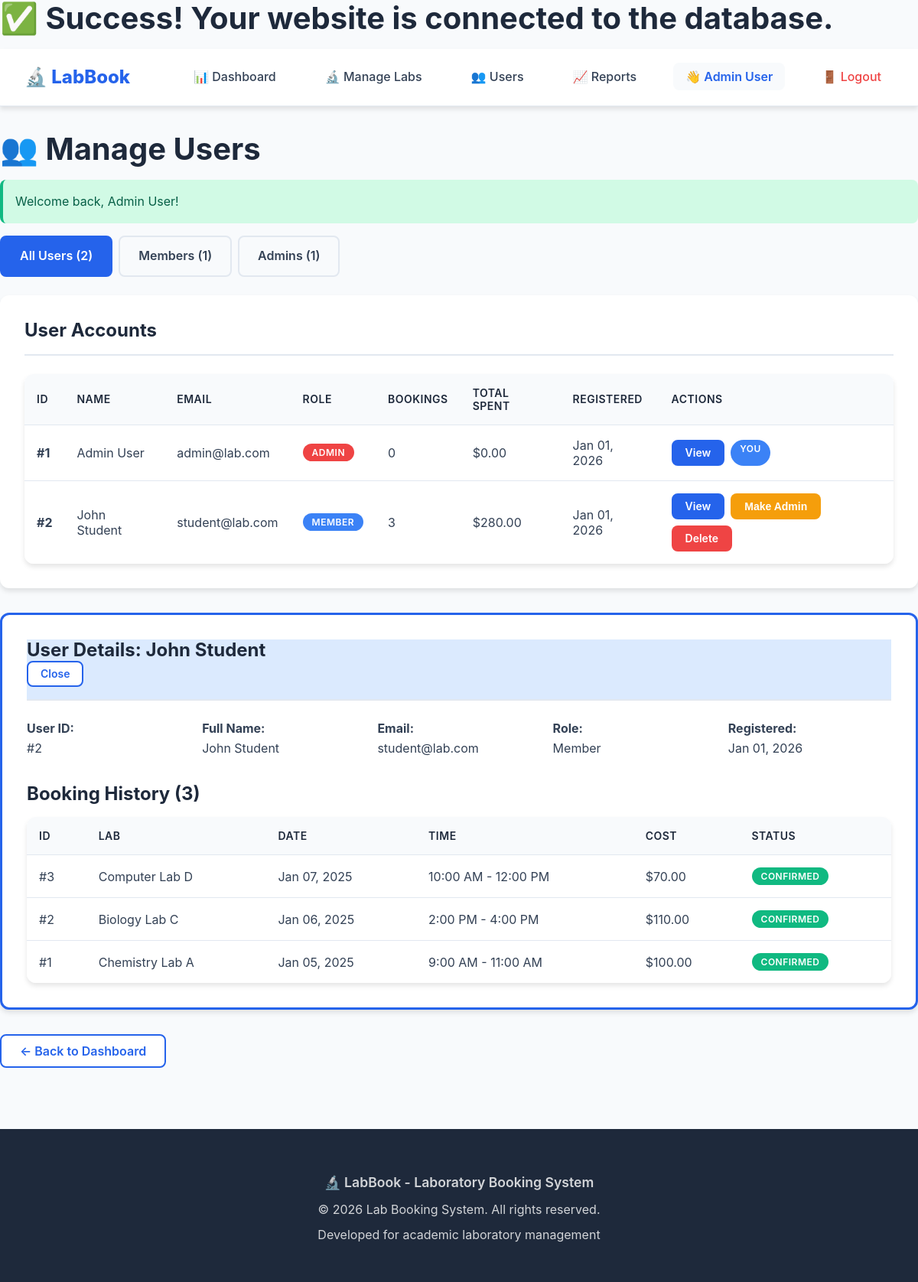
The page /admin/manage_users.php?view=2 (signed in) on the database its author committed.
### tables this page shows
CREATE TABLE users (
    id INT AUTO_INCREMENT PRIMARY KEY,
    full_name VARCHAR(100) NOT NULL,
    email VARCHAR(100) UNIQUE NOT NULL,
    password VARCHAR(255) NOT NULL COMMENT 'Bcrypt hashed password',
    role ENUM('member', 'admin') DEFAULT 'member',
    created_at TIMESTAMP DEFAULT CURRENT_TIMESTAMP,
    updated_at TIMESTAMP DEFAULT CURRENT_TIMESTAMP ON UPDATE CURRENT_TIMESTAMP,
    
     
    INDEX idx_email (email),
    INDEX idx_role (role)
);

CREATE TABLE bookings (
    id INT AUTO_INCREMENT PRIMARY KEY,
    user_id INT NOT NULL,
    lab_id INT NOT NULL,
    booking_date DATE NOT NULL,
    start_time TIME NOT NULL,
    end_time TIME NOT NULL,
    purpose TEXT COMMENT 'Purpose of booking',
    total_cost DECIMAL(10, 2) NOT NULL DEFAULT 0.00,
    status ENUM('pending', 'confirmed', 'cancelled', 'completed') DEFAULT 'confirmed',
    created_at TIMESTAMP DEFAULT CURRENT_TIMESTAMP,
    updated_at TIMESTAMP DEFAULT CURRENT_TIMESTAMP ON UPDATE CURRENT_TIMESTAMP,
    
     
    FOREIGN KEY (user_id) REFERENCES users(id) ON DELETE CASCADE,
    FOREIGN KEY (lab_id) REFERENCES labs(id) ON DELETE CASCADE,
    
     
    UNIQUE KEY unique_booking (lab_id, booking_date, start_time),
    
     
    INDEX idx_user_id (user_id),
    INDEX idx_lab_id (lab_id),
    INDEX idx_booking_date (booking_date),
    INDEX idx_status (status)
);

CREATE TABLE labs (
    id INT AUTO_INCREMENT PRIMARY KEY,
    name VARCHAR(100) NOT NULL,
    description TEXT,
    capacity INT NOT NULL COMMENT 'Maximum number of people',
    equipment TEXT COMMENT 'Available equipment (comma-separated)',
    image_url VARCHAR(255) DEFAULT NULL,
    hourly_rate DECIMAL(10, 2) NOT NULL DEFAULT 0.00 COMMENT 'Cost per hour',
    status ENUM('active', 'inactive', 'maintenance') DEFAULT 'active',
    created_at TIMESTAMP DEFAULT CURRENT_TIMESTAMP,
    updated_at TIMESTAMP DEFAULT CURRENT_TIMESTAMP ON UPDATE CURRENT_TIMESTAMP,
    
     
    INDEX idx_status (status)
);

### admin/manage_users.php (the view, shortened to what this page needs)
<?php
require_once '../includes/db_connect.php';
require_once '../includes/functions.php';
$filter = $_GET['filter'] ?? 'all';
$whereClause = "1=1";
$stmt = $pdo->query("
    SELECT u.*,
           COUNT(b.id) as booking_count,
           SUM(CASE WHEN b.status != 'cancelled' THEN b.total_cost ELSE 0 END) as total_spent
    FROM users u
    LEFT JOIN bookings b ON u.id = b.user_id
    WHERE {$whereClause}
    GROUP BY u.id
    ORDER BY u.created_at DESC
");
$users = $stmt->fetchAll();
$stmt = $pdo->query("SELECT COUNT(*) as total FROM users");
$totalUsers = $stmt->fetch()['total'];
$stmt = $pdo->query("SELECT COUNT(*) as total FROM users WHERE role = 'member'");
$memberCount = $stmt->fetch()['total'];
$stmt = $pdo->query("SELECT COUNT(*) as total FROM users WHERE role = 'admin'");
$adminCount = $stmt->fetch()['total'];
$viewUser = null;
$userBookings = [];
if (isset($_GET['view'])) {
    $stmt = $pdo->prepare("SELECT * FROM users WHERE id = ?");
    $stmt->execute([$_GET['view']]);
    $viewUser = $stmt->fetch();
    if ($viewUser) {
        $stmt = $pdo->prepare("
            SELECT b.*, l.name as lab_name
            FROM bookings b
            JOIN labs l ON b.lab_id = l.id
            WHERE b.user_id = ?
            ORDER BY b.booking_date DESC
            LIMIT 20
        ");
        $stmt->execute([$viewUser['id']]);
        $userBookings = $stmt->fetchAll();
    }
}
?>
<!DOCTYPE html>
<html lang="en">
<head>
    <link rel="stylesheet" href="../assets/css/style.css">
</head>
<body>
    <?php include '../includes/header.php'; ?>
    <main class="container" style="padding: 2rem 0;">
        <h1>👥 Manage Users</h1>
        <?php displayFlash(); ?>
        <div class="filter-tabs">
            <a href="manage_users.php?filter=all" class="filter-tab <?php echo $filter === 'all' ? 'active' : ''; ?>">
                All Users (<?php echo $totalUsers; ?>)
            </a>
            <a href="manage_users.php?filter=members" class="filter-tab <?php echo $filter === 'members' ? 'active' : ''; ?>">
                Members (<?php echo $memberCount; ?>)
            </a>
            <a href="manage_users.php?filter=admins" class="filter-tab <?php echo $filter === 'admins' ? 'active' : ''; ?>">
                Admins (<?php echo $adminCount; ?>)
            </a>
        </div>
        <div class="card">
            <div class="card-header">
                <h2 class="card-title">User Accounts</h2>
            </div>
            <div class="table-container">
                <table>
                    <thead>
                        <tr>
                            <th>ID</th>
                            <th>Name</th>
                            <th>Email</th>
                            <th>Role</th>
                            <th>Bookings</th>
                            <th>Total Spent</th>
                            <th>Registered</th>
                            <th>Actions</th>
                        </tr>
                    </thead>
                    <tbody>
                        <?php foreach ($users as $user): ?>
                        <tr>
                            <td><strong>#<?php echo $user['id']; ?></strong></td>
                            <td><?php echo htmlspecialchars($user['full_name']); ?></td>
                            <td><?php echo htmlspecialchars($user['email']); ?></td>
                            <td>
                                <?php if ($user['role'] === 'admin'): ?>
                                    <span class="badge badge-danger">Admin</span>
                                <?php else: ?>
                                    <span class="badge badge-info">Member</span>
                                <?php endif; ?>
                            </td>
                            <td><?php echo $user['booking_count']; ?></td>
                            <td><?php echo formatCurrency($user['total_spent'] ?? 0); ?></td>
                            <td><?php echo formatDate($user['created_at']); ?></td>
                            <td>
                                <div style="display: flex; gap: 0.5rem; flex-wrap: wrap;">
                                    <a href="manage_users.php?view=<?php echo $user['id']; ?>" class="btn btn-primary btn-sm">
                                        View
                                    </a>
                                    <?php if ($user['id'] != getCurrentUserId()): ?>
                                        <form method="POST" style="display: inline;">
                                            <button type="submit" name="change_role" class="btn btn-warning btn-sm"
                                                    onclick="return confirm('Change this user\'s role?')">
                                                Make <?php echo $user['role'] === 'admin' ? 'Member' : 'Admin'; ?>
                                            </button>
                                        </form>
                                        <a href="manage_users.php?delete=<?php echo $user['id']; ?>"
                                           class="btn btn-danger btn-sm"
                                           onclick="return confirm('Delete this user? All their bookings will also be deleted!')">
                                            Delete
                                        </a>
                                    <?php else: ?>
                                        <span class="badge badge-info">You</span>
                                    <?php endif; ?>
                                </div>
                            </td>
                        </tr>
                        <?php endforeach; ?>
                    </tbody>
                </table>
            </div>
        </div>
        <?php if ($viewUser): ?>
        <div class="card" style="border: 3px solid var(--primary-color);">
            <div class="card-header" style="background: var(--primary-light);">
                <h2 class="card-title">User Details: <?php echo htmlspecialchars($viewUser['full_name']); ?></h2>
                <a href="manage_users.php" class="btn btn-secondary btn-sm">Close</a>
            </div>
            <div style="display: grid; grid-template-columns: repeat(auto-fit, minmax(200px, 1fr)); gap: 1rem; margin-bottom: 2rem;">
                <div>
                    <strong>User ID:</strong><br>
                    #<?php echo $viewUser['id']; ?>
                </div>
                <div>
                    <strong>Full Name:</strong><br>
                    <?php echo htmlspecialchars($viewUser['full_name']); ?>
                </div>
                <div>
                    <strong>Email:</strong><br>
                    <?php echo htmlspecialchars($viewUser['email']); ?>
                </div>
                <div>
                    <strong>Role:</strong><br>
                    <?php echo ucfirst($viewUser['role']); ?>
                </div>
                <div>
                    <strong>Registered:</strong><br>
                    <?php echo formatDate($viewUser['created_at']); ?>
                </div>
            </div>
            <h3>Booking History (<?php echo count($userBookings); ?>)</h3>
            <?php if (empty($userBookings)): ?>
                <p style="text-align: center; padding: 2rem; color: var(--text-light);">No bookings yet</p>
            <?php else: ?>
                <div class="table-container">
                    <table>
                        <thead>
                            <tr>
                                <th>ID</th>
                                <th>Lab</th>
                                <th>Date</th>
                                <th>Time</th>
                                <th>Cost</th>
                                <th>Status</th>
                            </tr>
                        </thead>
                        <tbody>
                            <?php foreach ($userBookings as $booking): ?>
                            <tr>
                                <td>#<?php echo $booking['id']; ?></td>
                                <td><?php echo htmlspecialchars($booking['lab_name']); ?></td>
                                <td><?php echo formatDate($booking['booking_date']); ?></td>
                                <td><?php echo formatTime($booking['start_time']); ?> - <?php echo formatTime($booking['end_time']); ?></td>
                                <td><?php echo formatCurrency($booking['total_cost']); ?></td>
                                <td><?php echo displayStatusBadge($booking['status']); ?></td>
                            </tr>
                            <?php endforeach; ?>
                        </tbody>
                    </table>
                </div>
            <?php endif; ?>
        </div>
        <?php endif; ?>
        <a href="dashboard.php" class="btn btn-secondary">← Back to Dashboard</a>
    </main>
    <?php include '../includes/footer.php'; ?>
</body>
</html>

### includes/functions.php (shortened to what this page needs)
<?php
function clean($data) {
    $data = trim($data);
    $data = stripslashes($data);
    $data = htmlspecialchars($data, ENT_QUOTES, 'UTF-8');
    return $data;
}
function getCurrentUserId() {
    return $_SESSION['user_id'] ?? null;
}
function displayFlash() {
    if (isset($_SESSION['flash_message'])) {
        $message = clean($_SESSION['flash_message']);
        $type = $_SESSION['flash_type'] ?? 'info';
        $alertClass = 'alert-info';
        switch($type) {
            case 'success':
                $alertClass = 'alert-success';
                break;
        }
        echo "<div class='alert {$alertClass}'>{$message}</div>";
    }
}
function formatCurrency($amount) {
    return '$' . number_format((float)$amount, 2);
}
function formatDate($date, $format = 'M d, Y') {
    return date($format, strtotime($date));
}
function formatTime($time, $format = 'g:i A') {
    return date($format, strtotime($time));
}
function getStatusBadgeClass($status) {
    $badges = [
        'confirmed' => 'badge-success',
        'pending' => 'badge-warning',
        'cancelled' => 'badge-danger',
        'completed' => 'badge-info'
    ];
    return $badges[$status] ?? 'badge-info';
}
function displayStatusBadge($status) {
    $class = getStatusBadgeClass($status);
    $label = ucfirst($status);
    return "<span class='badge {$class}'>{$label}</span>";
}
?>

### rows shown on the page
users: id "1", full_name "Admin User", email "admin@lab.com", role "ADMIN", booking_count "0", total_spent "$0.00", created_at "Jan 01, 2026", shows "YOU"
users: id "2", full_name "John Student", email "student@lab.com", shows "MEMBER", booking_count "3", total_spent "$280.00", created_at "Jan 01, 2026", shows "Admin", role "Member"
bookings: id "3", lab.name "Computer Lab D", booking_date "Jan 07, 2025", start_time "10:00 AM", end_time "12:00 PM", total_cost "$70.00", status "CONFIRMED"
bookings: id "2", lab.name "Biology Lab C", booking_date "Jan 06, 2025", start_time "2:00 PM", end_time "4:00 PM", total_cost "$110.00", status "CONFIRMED"
bookings: id "1", lab.name "Chemistry Lab A", booking_date "Jan 05, 2025", start_time "9:00 AM", end_time "11:00 AM", total_cost "$100.00", status "CONFIRMED"

### other values the page prints
$_SESSION['user_name'] "Admin User"
$message "Welcome back, Admin User!"
$totalUsers "2"
$memberCount "1"
$adminCount "1"
count($userBookings) "3"
